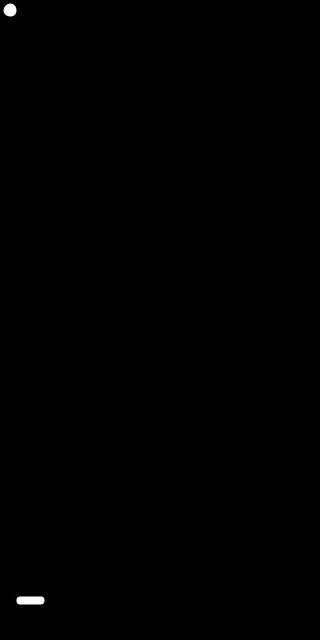
Frame 1 (no input)
Frame 60 (the mouse pressed at the canvas centre just before this capture): identical to frame 1, image omitted
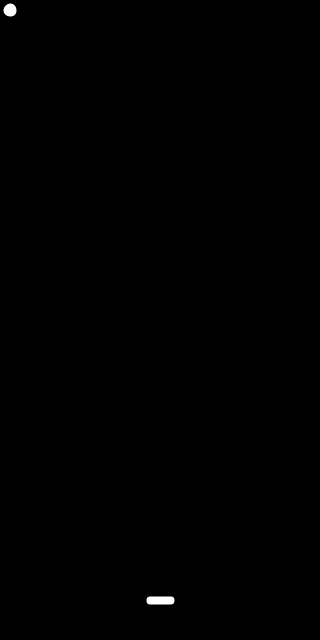
Frame 120 (the mouse held since frame 60 and released just before this capture)

The Processing sketch that drew these frames (run headless with seeded random() and noise(); from frame 60 on, the mouse is pressed at the canvas centre):

// Processing sketch: squash
// ── squash.pde
ball b;
void setup() {
  b = new ball();
  size(320, 640);
}

void draw() {
  background(0);
  paddle();
  //For one ball- display,check if touches edges , check if collides, score.
  b.display();
  //b.edge();
  //b.collision();
}

// ── ball.pde
class ball {
  float x = 10; 
  float y = 10;
  void display() {
    ellipse(x, y, 15, 15);
  }
}

// ── paddle.pde
void paddle() {
  strokeWeight(2);
  fill(255);
  rectMode(CENTER);
  if (mouseX == 0) {
    rect(30, 600, 30, 10, 5);
  } else {
    rect(mouseX, 600, 30, 10, 5);
  }
}
